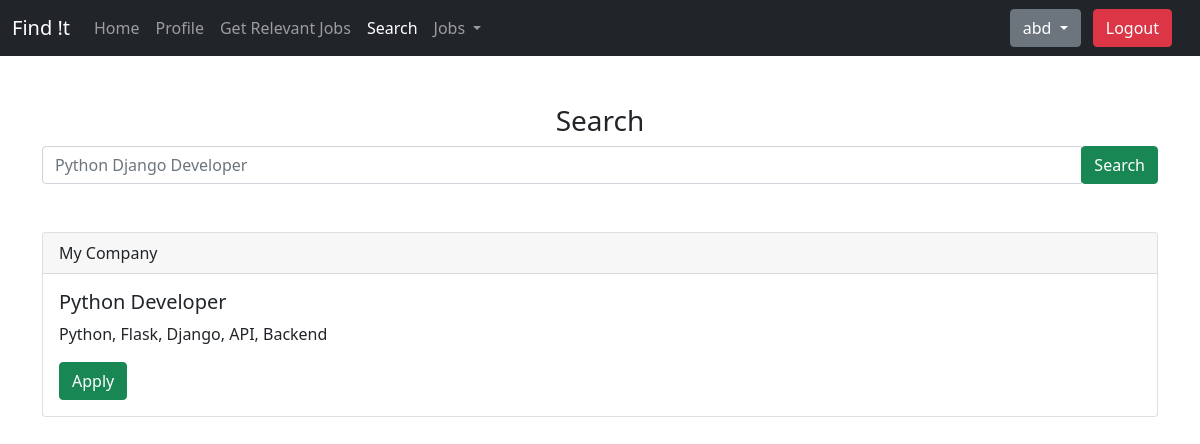
The page /search?query=Python (signed in) on the database its author committed.
### home/models.py (models this page shows, shortened)
class Job(models.Model):
    company_name = models.CharField(max_length=100, blank=True, null=True, default="My Company")
    title = models.CharField(max_length=100, blank=True, null=True, default="Developer")
    job_description = models.CharField(max_length=500, blank=True, null=True)
    tags = models.CharField(max_length=100, blank=True, null=True)

### home/views.py (the view)
# urls.py: path('search', views.search, name='search'),
@login_required
def search(request):
    query = request.GET['query']
    if len(query) < 1:
        query = "Python Developer "
    relatedJobs = Job.objects.filter(title__icontains=query) or Job.objects.filter(company_name__icontains=query) or Job.objects.filter(job_description__icontains=query) or Job.objects.filter(tags__icontains=query)
    params = {'relatedJobs': relatedJobs}
    return render(request, 'search.html', params)

### templates/search.html (shortened to what this page needs)
{% extends 'base.html' %}
{% block searchActive %} active {% endblock searchActive %}
{% block body %}
<div class="container mt-5">
    <h3 class="text-center"> Search </h3>
    <form method="get" action="{% url 'search' %}">
    <div class="input-group mb-3">
        <input type="search" class="form-control" id="query" name="query" aria-label="Search" placeholder="Python Django Developer" aria-describedby="submit">
        <div class="input-group-append">
          <button class="btn btn-success ml-3" type="submit" id="submit">Search</button>
        </div>
      </div>
    </form>
    {% for i in relatedJobs %}
        <div class="card mt-5">
            <div class="card-header">
                {{ i.company_name }}
            </div>
            <div class="card-body">
                <h5 class="card-title"> {{ i.title }} </h5>
                <p class="card-text"> {{ i.job_description }} </p>
                <a href="#" class="btn btn-success"> Apply </a>
            </div>
        </div>
        {% endfor %}
</div>
{% endblock body %}

### templates/base.html (shortened to what this page needs)
<!doctype html>
<html lang="en">
<head>
  <link href="https://cdn.jsdelivr.net/npm/bootstrap@5.0.1/dist/css/bootstrap.min.css" rel="stylesheet"
>
</head>
<body>
  <nav class="navbar navbar-expand-lg navbar-dark bg-dark">
    <div class="container-fluid">
      <a class="navbar-brand" href="/"> Find !t </a>
      <div class="collapse navbar-collapse" id="navbarSupportedContent">
        <ul class="navbar-nav me-auto mb-2 mb-lg-0">
          <li class="nav-item">
            <a class="nav-link {% block homeActive %}{% endblock homeActive %}" href="/">Home</a>
          </li>
          {% if user.is_authenticated %}
          <li class="nav-item">
            <a class="nav-link {% block profileActive %}{% endblock profileActive %}" href="{% url 'profile' %}">Profile</a>
          </li>
          <li class="nav-item">
            <a class="nav-link {% block relevantActive %}{% endblock relevantActive %}" href="{% url 'relevant' %}">Get Relevant Jobs</a>
          </li>
          <li class="nav-item">
            <a class="nav-link {% block searchActive %}{% endblock searchActive %}" href="/search?query">Search</a>
          </li>
          <li class="nav-item dropdown">
            <a class="nav-link dropdown-toggle" href="#" id="navbarDropdown" role="button" data-toggle="dropdown" aria-haspopup="true" aria-expanded="false">
              Jobs
            </a>
          </li>
          {% endif %}
        </ul>
        {% if user.is_authenticated %}
        <div class="dropdown mx-2">
          <button class="btn btn-secondary dropdown-toggle" type="button" id="user-details" data-bs-toggle="dropdown"
            aria-expanded="false">
            {{user.username}}
          </button>
          <a href="/logout" class="btn btn-danger mx-2"> Logout</a>
        </div>
        {% endif %}
      </div>
    </div>
  </nav>
  {% block body %}
  {% endblock body %}
</body>
</html>

### rows shown on the page
Job: company_name "My Company", title "Python Developer", job_description "Python, Flask, Django, API, Backend"

### other values the page prints
{{ user.username }} "abd"
